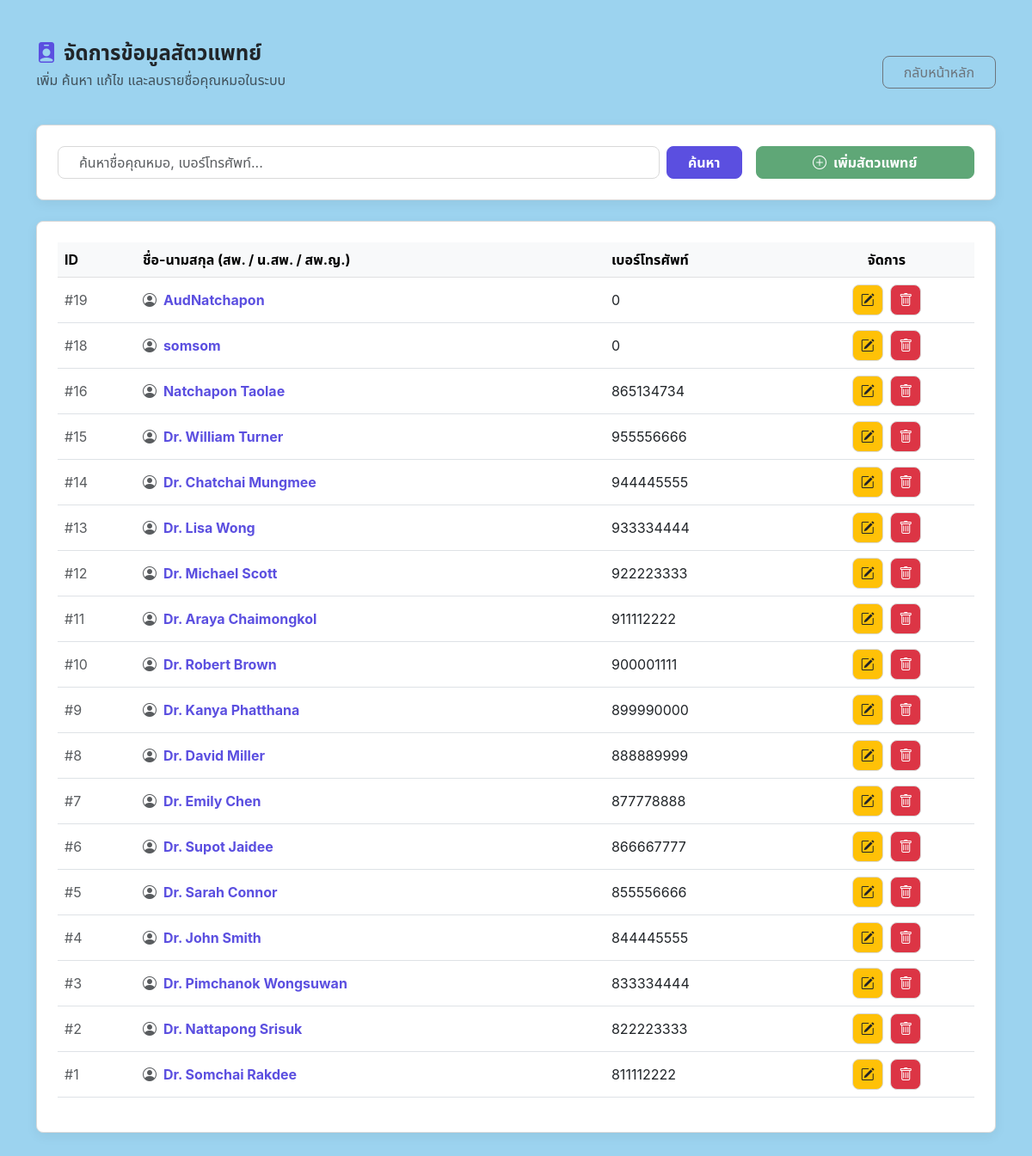
/pages/doctor_list.php, run on the app's committed database.
### tables this page shows
CREATE TABLE `doctor` (
  `doctor_ID` int(11) NOT NULL,
  `name` varchar(50) NOT NULL,
  `phoneNumber` int(10) NOT NULL
);

### pages/doctor_list.php (the view, shortened to what this page needs)
<?php
require_once '../config/db.php';
$search = $_GET['search'] ?? '';
$sql = "SELECT * FROM doctor";
$params = [];
$sql .= " ORDER BY doctor_ID DESC";
$stmt = $pdo->prepare($sql);
$stmt->execute($params);
$doctors = $stmt->fetchAll();
?>
<!DOCTYPE html>
<html lang="th">
<head>
    <link rel="stylesheet" href="../css/petcare-token.css">
    <link href="https://cdn.jsdelivr.net/npm/bootstrap@5.3.0/dist/css/bootstrap.min.css" rel="stylesheet">
    <link rel="stylesheet" href="https://cdn.jsdelivr.net/npm/bootstrap-icons@1.11.1/font/bootstrap-icons.css">
</head>
<body>
<div class="container py-5">
    <div class="d-flex justify-content-between align-items-center mb-4">
        <div>
            <h2 class="fw-bold text-dark mb-1"><i class="bi bi-person-badge-fill text-primary me-2"></i>จัดการข้อมูลสัตวแพทย์</h2>
            <p class="text-muted">เพิ่ม ค้นหา แก้ไข และลบรายชื่อคุณหมอในระบบ</p>
        </div>
        <a href="../index.php" class="btn btn-outline-secondary rounded-pill px-4">กลับหน้าหลัก</a>
    </div>
    <div class="card list-card p-4 mb-4">
        <div class="row g-3">
            <div class="col-md-9">
                <form method="GET" class="d-flex gap-2">
                    <input type="text" name="search" class="form-control rounded-pill px-4" placeholder="ค้นหาชื่อคุณหมอ, เบอร์โทรศัพท์..." value="<?= htmlspecialchars($search) ?>">
                    <button type="submit" class="btn btn-primary rounded-pill fw-bold px-4">ค้นหา</button>
                </form>
            </div>
            <div class="col-md-3 text-md-end">
                <button class="btn btn-success rounded-pill fw-bold w-100" data-bs-toggle="modal" data-bs-target="#addModal">
                    <i class="bi bi-plus-circle me-1"></i> เพิ่มสัตวแพทย์
                </button>
            </div>
        </div>
    </div>
    <div class="card list-card p-4">
        <div class="table-responsive">
            <table class="table table-hover align-middle">
                <thead class="table-light">
                    <tr>
                        <th>ID</th>
                        <th>ชื่อ-นามสกุล (สพ. / น.สพ. / สพ.ญ.)</th>
                        <th>เบอร์โทรศัพท์</th>
                        <th class="text-center">จัดการ</th>
                    </tr>
                </thead>
                <tbody>
                    <?php if (empty($doctors)): ?>
                        <tr><td colspan="4" class="text-center py-4 text-muted">ไม่พบข้อมูล</td></tr>
                    <?php else: ?>
                        <?php foreach ($doctors as $row): ?>
                        <tr id="row-<?= $row['doctor_ID'] ?>">
                            <td class="text-muted">#<?= $row['doctor_ID'] ?></td>
                            <td class="fw-bold text-primary">
                                <i class="bi bi-person-circle text-muted me-2"></i><?= htmlspecialchars($row['name']) ?>
                            </td>
                            <td><?= htmlspecialchars($row['phoneNumber'] ?? '-') ?></td>
                            <td class="text-center">
                                <button class="btn-action bg-warning text-dark me-1 btn-edit"
                                        data-id="<?= $row['doctor_ID'] ?>"
                                        data-name="<?= htmlspecialchars($row['name']) ?>"
                                        data-phone="<?= htmlspecialchars($row['phoneNumber'] ?? '') ?>">
                                    <i class="bi bi-pencil-square"></i>
                                </button>
                                <button class="btn-action bg-danger text-white btn-delete" data-id="<?= $row['doctor_ID'] ?>">
                                    <i class="bi bi-trash"></i>
                                </button>
                            </td>
                        </tr>
                        <?php endforeach; ?>
                    <?php endif; ?>
                </tbody>
            </table>
        </div>
    </div>
</div>
</body>
</html>

### css/petcare-token.css (style rules this page uses)
:root { --color-purple-500: #5B4FE0; --color-yelllow-500: #F4D12E; --color-yellow-500: #F4D12E; --color-green-500: #5FA777; --color-gray-400: #D9D9D9; --color-blue-100: #9CD3EF; --color-black-1000: #000000; --color-white: #FFFFFF; --color-primary: var(--color-purple-500); --color-danger: var(--color-yelllow-500); --color-success: var(--color-green-500); --color-background: var(--color-blue-100); --color-surface: var(--color-white); --tint-primary: color-mix(in srgb, var(--color-purple-500) 14%, white); --tint-primary-strong: color-mix(in srgb, var(--color-purple-500) 22%, white); --tint-success: color-mix(in srgb, var(--color-green-500) 16%, white); --tint-danger: color-mix(in srgb, var(--color-yelllow-500) 30%, white); --tint-background-strong: color-mix(in srgb, var(--color-blue-100) 55%, white); --font-family-base: -apple-system, "Segoe UI", "Noto Sans Thai", "Leelawadee UI", sans-serif; --font-size-2xl: 32px; --font-size-lg: 24px; --font-size-md: 18px; --font-size-sm: 14px; --space-16: 16px; --space-24: 24px; --Grid-8: 8px; --radius-md: 8px; --space-md: var(--space-16); --space-lg: var(--space-24); --Grid: var(--Grid-8); --button-primary-bg: var(--color-primary); --button-primary-text: var(--color-white); --button-radius: var(--radius-md); --input-border: var(--color-gray-400); --input-focus: var(--color-primary); --input-padding: var(--space-md); --chip-bg-default: var(--color-gray-400); --chip-bg-active: var(--color-primary); --chip-radius: 16px; --thumbnail-size: 48px; --thumbnail-radius: var(--radius-md); }

### pages/doctor_list.php (style rules this page uses)
body { font-family: var(--font-family-base); background-color: var(--color-background); color: var(--color-black-1000); }
h2 { font-family: var(--font-family-base); font-size: var(--font-size-lg); }
.list-card { border: 1px solid var(--color-gray-400); border-radius: var(--radius-md); box-shadow: 0 4px 14px rgba(0,0,0,0.06); background: var(--color-surface); }
.btn-action { width: 36px; height: 36px; border-radius: var(--radius-md); display: inline-flex; align-items: center; justify-content: center; border: 1px solid var(--color-gray-400); transition: 0.2s; }
.btn-primary { background-color: var(--button-primary-bg) !important; border-color: var(--button-primary-bg) !important; color: var(--button-primary-text) !important; border-radius: var(--button-radius) !important; }
.btn-success { background-color: var(--color-success) !important; border-color: var(--color-success) !important; color: var(--color-white) !important; border-radius: var(--button-radius) !important; }
.btn { border-radius: var(--button-radius) !important; }
.text-primary { color: var(--color-primary) !important; }
.form-control { border-radius: var(--radius-md) !important; border-color: var(--input-border) !important; }

### data on the page
doctor: doctor_ID "19", name "AudNatchapon", phoneNumber "0"
doctor: doctor_ID "18", name "somsom", phoneNumber "0"
doctor: doctor_ID "16", name "Natchapon Taolae", phoneNumber "865134734"
doctor: doctor_ID "15", name "Dr. William Turner", phoneNumber "955556666"
doctor: doctor_ID "14", name "Dr. Chatchai Mungmee", phoneNumber "944445555"
doctor: doctor_ID "13", name "Dr. Lisa Wong", phoneNumber "933334444"
doctor: doctor_ID "12", name "Dr. Michael Scott", phoneNumber "922223333"
doctor: doctor_ID "11", name "Dr. Araya Chaimongkol", phoneNumber "911112222"
doctor: doctor_ID "10", name "Dr. Robert Brown", phoneNumber "900001111"
doctor: doctor_ID "9", name "Dr. Kanya Phatthana", phoneNumber "899990000"
doctor: doctor_ID "8", name "Dr. David Miller", phoneNumber "888889999"
doctor: doctor_ID "7", name "Dr. Emily Chen", phoneNumber "877778888"
doctor: doctor_ID "6", name "Dr. Supot Jaidee", phoneNumber "866667777"
doctor: doctor_ID "5", name "Dr. Sarah Connor", phoneNumber "855556666"
doctor: doctor_ID "4", name "Dr. John Smith", phoneNumber "844445555"
doctor: doctor_ID "3", name "Dr. Pimchanok Wongsuwan", phoneNumber "833334444"
doctor: doctor_ID "2", name "Dr. Nattapong Srisuk", phoneNumber "822223333"
doctor: doctor_ID "1", name "Dr. Somchai Rakdee", phoneNumber "811112222"
